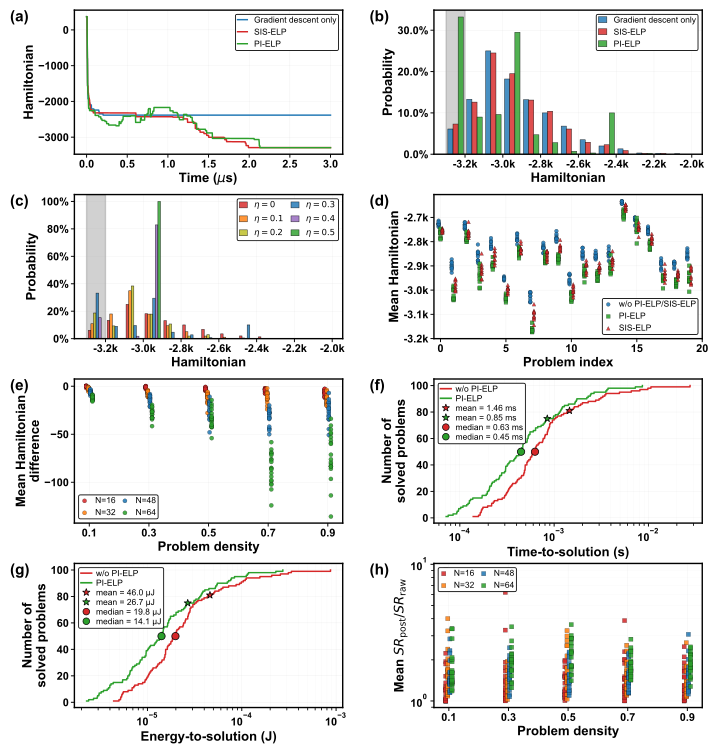

Write the Python code that produced this figure.
import numpy as np
import pandas as pd
import matplotlib.pyplot as plt
import matplotlib.gridspec as gridspec
from matplotlib.ticker import PercentFormatter, FuncFormatter
from matplotlib.lines import Line2D
from pathlib import Path


# ============================================================
# Repository-relative data and output paths
# ============================================================
REPO_ROOT = Path(__file__).resolve().parents[2]
SIMULATION_RESULTS_DIR = REPO_ROOT / "results" / "simulation" / "random_qubo"
MEASUREMENT_RESULTS_DIR = REPO_ROOT / "results" / "measurement" / "random_qubo"

FIGURE_6A_FILE = SIMULATION_RESULTS_DIR / "figure_6a.csv"
FIGURE_6B_FILE = SIMULATION_RESULTS_DIR / "figure_6b.csv"
FIGURE_6C_FILE = SIMULATION_RESULTS_DIR / "figure_6c.csv"
FIGURE_6D_FILE = MEASUREMENT_RESULTS_DIR / "figure_6d.csv"
FIGURE_6E_FILE = MEASUREMENT_RESULTS_DIR / "figure_6e.csv"
FIGURE_6FG_FILE = MEASUREMENT_RESULTS_DIR / "figure_6fg.csv"
FIGURE_6H_FILE = MEASUREMENT_RESULTS_DIR / "figure_6h.csv"
OUTPUT_FILE = REPO_ROOT / "figures" / "figure_6" / "figure_6.pdf"

for input_path in (
    FIGURE_6A_FILE,
    FIGURE_6B_FILE,
    FIGURE_6C_FILE,
    FIGURE_6D_FILE,
    FIGURE_6E_FILE,
    FIGURE_6FG_FILE,
    FIGURE_6H_FILE,
):
    if not input_path.is_file():
        raise FileNotFoundError(f"Required input file not found: {input_path}")


# ============================================================
# Figure dimensions and typography
# ============================================================
MM_TO_IN = 1.0 / 25.4

FIGURE_WIDTH_MM = 183.0
FIGURE_HEIGHT_MM = 244.0 * 0.80

FIGURE_WIDTH = FIGURE_WIDTH_MM * MM_TO_IN
FIGURE_HEIGHT = FIGURE_HEIGHT_MM * MM_TO_IN

FONT_SCALE = FIGURE_WIDTH / 18.3

PANEL_LABEL_FONTSIZE = 28 * FONT_SCALE
LABEL_FONTSIZE = 24 * FONT_SCALE
TICK_FONTSIZE = 20 * FONT_SCALE
LEGEND_FONTSIZE = 15.5 * FONT_SCALE

WSPACE = 0.34
HSPACE = 0.28

PANEL_LABEL_X = -0.24
PANEL_LABEL_Y = 1.00

CURVE_LINEWIDTH = 1.05
GRAY_BAND_ALPHA = 0.36


# ============================================================
# Matplotlib export and font settings
# ============================================================
plt.rcParams["font.family"] = "sans-serif"
plt.rcParams["font.sans-serif"] = ["Arial", "Liberation Sans", "DejaVu Sans"]

plt.rcParams["pdf.fonttype"] = 42
plt.rcParams["ps.fonttype"] = 42

plt.rcParams["axes.linewidth"] = 1.0


# ============================================================
# Color palettes
# ============================================================
method_colors = {
    "Gradient descent only": "#1f77b4",
    "SIS-ELP": "#d62728",
    "PI-ELP": "#2ca02c",
    "w/o PI-ELP/SIS-ELP": "#1f77b4",
    "w/o PI-ELP": "#d62728",
}

N_colors = {
    16: "#d62728",
    32: "#ff7f0e",
    48: "#1f77b4",
    64: "#2ca02c",
}


# ============================================================
# Utility functions
# ============================================================
def clean_numeric(s):
    return pd.to_numeric(s, errors="coerce").replace([np.inf, -np.inf], np.nan)


def k_formatter(x, pos):
    return f"{x / 1000:.1f}k"


def style_legend(leg):
    if leg is None:
        return

    leg.get_frame().set_alpha(1.0)
    leg.get_frame().set_facecolor("white")
    leg.get_frame().set_edgecolor("black")
    leg.get_frame().set_linewidth(0.6)


def style_axes(ax, log=False):
    if log:
        ax.grid(True, which="major", linewidth=0.22, alpha=0.26)
        ax.grid(True, which="minor", linewidth=0.14, alpha=0.18)
    else:
        ax.grid(True, linewidth=0.22, alpha=0.26)

    ax.tick_params(
        axis="both",
        labelsize=TICK_FONTSIZE,
        width=0.7,
        length=2.5,
        pad=1.5,
    )

    for tick in ax.get_xticklabels() + ax.get_yticklabels():
        tick.set_fontweight("bold")

    for spine in ax.spines.values():
        spine.set_linewidth(1.0)


def add_panel_label(ax, label):
    ax.text(
        PANEL_LABEL_X,
        PANEL_LABEL_Y,
        f"({label})",
        transform=ax.transAxes,
        ha="left",
        va="top",
        fontsize=PANEL_LABEL_FONTSIZE,
        fontweight="bold",
        clip_on=False,
    )


def set_label(ax, xlabel=None, ylabel=None):
    if xlabel is not None:
        ax.set_xlabel(
            xlabel,
            fontsize=LABEL_FONTSIZE,
            fontweight="bold",
            labelpad=2.0,
        )

    if ylabel is not None:
        ax.set_ylabel(
            ylabel,
            fontsize=LABEL_FONTSIZE,
            fontweight="bold",
            labelpad=2.0,
        )


def fmt_plain(x, ndigits=1):
    if pd.isna(x):
        return "nan"

    return f"{x:,.{ndigits}f}"


def draw_stat_marker(ax, x, y, color, marker):
    ax.scatter(
        [x],
        [y],
        marker=marker,
        s=28,
        facecolors=color,
        edgecolors="black",
        linewidths=0.55,
        zorder=5,
    )


def add_stats_legend(ax, rows, unit_text, loc="upper left", ndigits=1):
    handles = []
    labels = []

    for row in rows:
        handles.append(Line2D([0], [0], color=row["color"], linewidth=1.2))
        labels.append(row["label"])

    for row in rows:
        handles.append(
            Line2D(
                [0],
                [0],
                marker="*",
                linestyle="None",
                markersize=5.6,
                markerfacecolor=row["color"],
                markeredgecolor="black",
                markeredgewidth=0.5,
                color=row["color"],
            )
        )
        labels.append(f"mean = {fmt_plain(row['mean'], ndigits)} {unit_text}")

    for row in rows:
        handles.append(
            Line2D(
                [0],
                [0],
                marker="o",
                linestyle="None",
                markersize=4.8,
                markerfacecolor=row["color"],
                markeredgecolor="black",
                markeredgewidth=0.5,
                color=row["color"],
            )
        )
        labels.append(f"median = {fmt_plain(row['median'], ndigits)} {unit_text}")

    leg = ax.legend(
        handles,
        labels,
        fontsize=LEGEND_FONTSIZE,
        frameon=True,
        loc=loc,
        handlelength=1.25,
        labelspacing=0.22,
        borderpad=0.28,
        handletextpad=0.52,
    )

    style_legend(leg)

    return leg


def grouped_bar_hist(
    ax,
    data_dict,
    color_dict,
    bin_width=100,
    percent=True,
    shade_first_bin=False,
):
    all_vals = pd.concat(
        [clean_numeric(v) for v in data_dict.values()]
    ).dropna()

    bins = np.arange(
        np.floor(all_vals.min() / bin_width) * bin_width,
        np.ceil(all_vals.max() / bin_width) * bin_width + bin_width,
        bin_width,
    )

    centers = 0.5 * (bins[:-1] + bins[1:])

    n = len(data_dict)
    bar_width = bin_width * 0.82 / n
    offsets = (np.arange(n) - (n - 1) / 2.0) * bar_width

    if shade_first_bin and len(bins) >= 2:
        ax.axvspan(
            bins[0],
            bins[1],
            color="gray",
            alpha=GRAY_BAND_ALPHA,
            zorder=0,
        )

    for i, (label, values) in enumerate(data_dict.items()):
        vals = clean_numeric(values).dropna().values
        counts, _ = np.histogram(vals, bins=bins)

        if percent:
            heights = counts / counts.sum() * 100.0
        else:
            heights = counts

        ax.bar(
            centers + offsets[i],
            heights,
            width=bar_width,
            align="center",
            color=color_dict[label],
            edgecolor="black",
            linewidth=0.35,
            label=label,
            alpha=0.82,
            zorder=2,
        )

    return bins, centers


def half_dot_shift_data(ax, marker_size_s, x_min, x_max, fig_dpi):
    bbox = ax.get_window_extent()
    ax_width_px = bbox.width
    x_range = x_max - x_min

    half_width_points = np.sqrt(marker_size_s) / 2.0
    half_width_px = half_width_points * fig_dpi / 72.0

    return half_width_px * x_range / ax_width_px


# ============================================================
# Load input data
# ============================================================
traj = pd.read_csv(FIGURE_6A_FILE).replace([np.inf, -np.inf], np.nan)
method_hist = pd.read_csv(FIGURE_6B_FILE).replace([np.inf, -np.inf], np.nan)
eta_hist = pd.read_csv(FIGURE_6C_FILE).replace([np.inf, -np.inf], np.nan)
figure_6d = pd.read_csv(FIGURE_6D_FILE).replace([np.inf, -np.inf], np.nan)
figure_6e = pd.read_csv(FIGURE_6E_FILE).replace([np.inf, -np.inf], np.nan)
figure_6fg = pd.read_csv(FIGURE_6FG_FILE).replace([np.inf, -np.inf], np.nan)
figure_6h = pd.read_csv(FIGURE_6H_FILE).replace([np.inf, -np.inf], np.nan)


def require_columns(frame, columns, label):
    missing = [column for column in columns if column not in frame.columns]
    if missing:
        raise ValueError(f"{label} is missing required columns: {missing}")


require_columns(
    traj,
    ["time_s", "gradient_descent_only_H", "sis_elp_H", "pi_elp_H"],
    "trajectory CSV",
)
require_columns(
    method_hist,
    ["gradient_descent_only_H", "sis_elp_H", "pi_elp_H"],
    "method-comparison histogram CSV",
)
require_columns(
    eta_hist,
    ["H_eta_0", "H_eta_0p1", "H_eta_0p2", "H_eta_0p3", "H_eta_0p4", "H_eta_0p5"],
    "eta-sweep CSV",
)
# Panel-specific measurement columns.
require_columns(
    figure_6d,
    [
        "problem", "problem_index", "N", "density", "shuffle", "N_runs",
        "raw_H_nopert", "raw_H_pi_elp", "raw_H_sis_elp",
    ],
    "figure_6d.csv",
)
require_columns(
    figure_6e,
    [
        "problem", "N", "density", "shuffle", "N_runs", "raw_dH",
        "raw_SR99_pert", "raw_SR99_nopert",
        "post_SR99_pert", "post_SR99_nopert",
    ],
    "figure_6e.csv",
)
require_columns(
    figure_6fg,
    [
        "problem", "N", "density",
        "mean_raw_SR99_nopert", "mean_raw_SR99_pert",
        "raw_TTS99_nopert_us", "raw_TTS99_pert_us",
        "raw_ETS99_nopert_nJ", "raw_ETS99_pert_nJ",
    ],
    "figure_6fg.csv",
)
require_columns(
    figure_6h,
    [
        "problem", "N", "density",
        "mean_raw_SR99_pert", "mean_post_SR99_pert", "post_SR99_pert_gain",
    ],
    "figure_6h.csv",
)

# Panel (e) averages the shuffle-level PI-ELP Hamiltonian difference per problem.
pi_avg = (
    figure_6e.groupby(["problem", "N", "density"], as_index=False)["raw_dH"]
    .mean()
)
pi_avg["_problem_index"] = pi_avg["problem"].str.extract(r"graph(\d+)", expand=False).astype(int)

# ============================================================
# Figure layout
# ============================================================
fig = plt.figure(figsize=(FIGURE_WIDTH, FIGURE_HEIGHT))

gs = gridspec.GridSpec(
    4,
    2,
    figure=fig,
    left=0.12,
    right=0.992,
    top=0.988,
    bottom=0.08,
    wspace=WSPACE,
    hspace=HSPACE,
)

axes = [
    fig.add_subplot(gs[i, j])
    for i in range(4)
    for j in range(2)
]

fig.canvas.draw()


# ============================================================
# (a) Energy trajectories
# ============================================================
ax = axes[0]

time_us = traj["time_s"].values * 1e6

trajectory_cols = {
    "Gradient descent only": "gradient_descent_only_H",
    "SIS-ELP": "sis_elp_H",
    "PI-ELP": "pi_elp_H",
}

for label, col in trajectory_cols.items():
    ax.plot(
        time_us,
        traj[col],
        linewidth=CURVE_LINEWIDTH,
        label=label,
        color=method_colors[label],
    )

set_label(ax, r"Time ($\mu$s)", "Hamiltonian")

leg = ax.legend(
    fontsize=LEGEND_FONTSIZE,
    frameon=True,
    loc="upper right",
    handlelength=1.15,
    borderpad=0.25,
)

style_legend(leg)
style_axes(ax)


# ============================================================
# (b) Method-comparison histogram
# ============================================================
ax = axes[1]

method_hist_cols = {
    "Gradient descent only": method_hist["gradient_descent_only_H"],
    "SIS-ELP": method_hist["sis_elp_H"],
    "PI-ELP": method_hist["pi_elp_H"],
}

grouped_bar_hist(
    ax,
    method_hist_cols,
    method_colors,
    bin_width=100,
    percent=True,
    shade_first_bin=True,
)

set_label(ax, "Hamiltonian", "Probability")

ax.yaxis.set_major_formatter(PercentFormatter(xmax=100))
ax.xaxis.set_major_formatter(FuncFormatter(k_formatter))

leg = ax.legend(
    fontsize=LEGEND_FONTSIZE,
    frameon=True,
    loc="upper right",
    handlelength=1.0,
    borderpad=0.25,
)

style_legend(leg)
style_axes(ax)


# ============================================================
# (c) Eta-sweep histogram
# ============================================================
ax = axes[2]

eta_cols = {
    r"$\eta=0$": eta_hist["H_eta_0"],
    r"$\eta=0.1$": eta_hist["H_eta_0p1"],
    r"$\eta=0.2$": eta_hist["H_eta_0p2"],
    r"$\eta=0.3$": eta_hist["H_eta_0p3"],
    r"$\eta=0.4$": eta_hist["H_eta_0p4"],
    r"$\eta=0.5$": eta_hist["H_eta_0p5"],
}

eta_colors = {
    r"$\eta=0$": "#d62728",
    r"$\eta=0.1$": "#ff7f0e",
    r"$\eta=0.2$": "#bcbd22",
    r"$\eta=0.3$": "#1f77b4",
    r"$\eta=0.4$": "#9467bd",
    r"$\eta=0.5$": "#2ca02c",
}

grouped_bar_hist(
    ax,
    eta_cols,
    eta_colors,
    bin_width=100,
    percent=True,
    shade_first_bin=True,
)

set_label(ax, "Hamiltonian", "Probability")

ax.yaxis.set_major_formatter(PercentFormatter(xmax=100))
ax.xaxis.set_major_formatter(FuncFormatter(k_formatter))

leg = ax.legend(
    fontsize=LEGEND_FONTSIZE,
    frameon=True,
    loc="upper right",
    ncol=2,
    handlelength=0.95,
    columnspacing=0.75,
    borderpad=0.25,
)

style_legend(leg)
style_axes(ax)


# ============================================================
# (d) Shuffle-level comparison
# ============================================================
ax = axes[3]

panel_d = figure_6d.copy()

marker_s_d = 7.5

x_min_d, x_max_d = -0.5, 19.5
ax.set_xlim(x_min_d, x_max_d)

shift_d = half_dot_shift_data(
    ax,
    marker_s_d,
    x_min_d,
    x_max_d,
    fig.dpi,
)

scatter_specs_d = [
    ("w/o PI-ELP/SIS-ELP", "raw_H_nopert", -shift_d, "o"),
    ("PI-ELP", "raw_H_pi_elp", 0.0, "s"),
    ("SIS-ELP", "raw_H_sis_elp", shift_d, "^"),
]

for label, col, offset, marker in scatter_specs_d:
    values = clean_numeric(panel_d[col])
    mask = values.notna()
    ax.scatter(
        panel_d.loc[mask, "problem_index"] + offset,
        values[mask],
        s=marker_s_d,
        marker=marker,
        alpha=0.86,
        linewidths=0.16,
        edgecolors="black",
        color=method_colors[label],
        label=label,
    )

set_label(ax, "Problem index", "Mean Hamiltonian")

ax.yaxis.set_major_formatter(FuncFormatter(k_formatter))
ax.set_xticks(np.arange(0, 21, 5))

leg = ax.legend(
    fontsize=LEGEND_FONTSIZE,
    frameon=True,
    loc="lower right",
    handlelength=0.9,
    borderpad=0.25,
)

style_legend(leg)
style_axes(ax)


# ============================================================
# (e) Mean Hamiltonian difference
# ============================================================
ax = axes[4]

sizes = sorted(pi_avg["N"].dropna().unique())

marker_s_e = 9.0

x_min_e, x_max_e = 0.05, 0.95
ax.set_xlim(x_min_e, x_max_e)

shift_e = half_dot_shift_data(
    ax,
    marker_s_e,
    x_min_e,
    x_max_e,
    fig.dpi,
)

e_offsets = [
    (-1.5 + i) * shift_e
    for i in range(len(sizes))
]

for N, offset in zip(sizes, e_offsets):
    sub = pi_avg[pi_avg["N"] == N].copy()
    sub = sub.sort_values(["density", "_problem_index"], kind="stable")

    ax.scatter(
        sub["density"] + offset,
        sub["raw_dH"],
        s=marker_s_e,
        alpha=0.86,
        color=N_colors.get(N, None),
        edgecolors="black",
        linewidths=0.16,
        label=f"N={N}",
    )

set_label(ax, "Problem density", "Mean Hamiltonian\ndifference")

ax.set_xticks(np.arange(0.1, 1.0, 0.2))

leg = ax.legend(
    fontsize=LEGEND_FONTSIZE,
    frameon=True,
    loc="lower left",
    ncol=2,
    handlelength=0.9,
    columnspacing=0.65,
    borderpad=0.25,
)

style_legend(leg)
style_axes(ax)


# ============================================================
# (f) Time-to-solution distribution for N=64
# ============================================================
ax = axes[5]

series_info_tts = [
    {
        "plot_vals": figure_6fg["raw_TTS99_nopert_us"] / 1e6,   # plot in seconds
        "legend_vals": figure_6fg["raw_TTS99_nopert_us"] / 1000.0,  # display legend statistics in ms
        "label": "w/o PI-ELP",
        "color": method_colors["w/o PI-ELP"],
    },
    {
        "plot_vals": figure_6fg["raw_TTS99_pert_us"] / 1e6,   # plot in seconds
        "legend_vals": figure_6fg["raw_TTS99_pert_us"] / 1000.0,  # display legend statistics in ms
        "label": "PI-ELP",
        "color": method_colors["PI-ELP"],
    },
]

rows = []

for s in series_info_tts:
    x = (
        pd.Series(s["plot_vals"])
        .replace([np.inf, -np.inf], np.nan)
        .dropna()
    )
    x = x[x > 0].sort_values().reset_index(drop=True)

    y = np.arange(1, len(x) + 1)

    ax.step(
        x,
        y,
        where="post",
        linewidth=CURVE_LINEWIDTH,
        color=s["color"],
        label=s["label"],
    )

    mean_plot = float(x.mean())
    median_plot = float(x.median())

    mean_y = int((x <= mean_plot).sum())
    median_y = int((x <= median_plot).sum())

    draw_stat_marker(ax, mean_plot, mean_y, s["color"], "*")
    draw_stat_marker(ax, median_plot, median_y, s["color"], "o")

    legend_vals = (
        pd.Series(s["legend_vals"])
        .replace([np.inf, -np.inf], np.nan)
        .dropna()
    )
    legend_vals = legend_vals[legend_vals > 0]

    rows.append(
        {
            "label": s["label"],
            "color": s["color"],
            "mean": float(legend_vals.mean()),
            "median": float(legend_vals.median()),
        }
    )

ax.set_xscale("log")

set_label(
    ax,
    "Time-to-solution (s)",
    "Number of\nsolved problems",
)

add_stats_legend(ax, rows, "ms", loc="upper left", ndigits=2)

style_axes(ax, log=True)


# ============================================================
# (g) Energy-to-solution distribution for N=64
# ============================================================
ax = axes[6]

series_info_ets = [
    {
        "plot_vals": figure_6fg["raw_ETS99_nopert_nJ"] / 1e9,
        "legend_vals": figure_6fg["raw_ETS99_nopert_nJ"] / 1000.0,
        "label": "w/o PI-ELP",
        "color": method_colors["w/o PI-ELP"],
    },
    {
        "plot_vals": figure_6fg["raw_ETS99_pert_nJ"] / 1e9,
        "legend_vals": figure_6fg["raw_ETS99_pert_nJ"] / 1000.0,
        "label": "PI-ELP",
        "color": method_colors["PI-ELP"],
    },
]

rows = []

for s in series_info_ets:
    x = (
        pd.Series(s["plot_vals"])
        .replace([np.inf, -np.inf], np.nan)
        .dropna()
    )
    x = x[x > 0].sort_values().reset_index(drop=True)

    y = np.arange(1, len(x) + 1)

    ax.step(
        x,
        y,
        where="post",
        linewidth=CURVE_LINEWIDTH,
        color=s["color"],
        label=s["label"],
    )

    mean_plot = float(x.mean())
    median_plot = float(x.median())

    mean_y = int((x <= mean_plot).sum())
    median_y = int((x <= median_plot).sum())

    draw_stat_marker(ax, mean_plot, mean_y, s["color"], "*")
    draw_stat_marker(ax, median_plot, median_y, s["color"], "o")

    legend_vals = (
        pd.Series(s["legend_vals"])
        .replace([np.inf, -np.inf], np.nan)
        .dropna()
    )
    legend_vals = legend_vals[legend_vals > 0]

    rows.append(
        {
            "label": s["label"],
            "color": s["color"],
            "mean": float(legend_vals.mean()),
            "median": float(legend_vals.median()),
        }
    )

ax.set_xscale("log")

set_label(
    ax,
    "Energy-to-solution (J)",
    "Number of\nsolved problems",
)

add_stats_legend(ax, rows, "µJ", loc="upper left")

style_axes(ax, log=True)


# ============================================================
# (h) Success-rate gain
# ============================================================
ax = axes[7]

marker_s_h = 9.2

x_min_h, x_max_h = 0.05, 0.95
ax.set_xlim(x_min_h, x_max_h)

shift_h = half_dot_shift_data(
    ax,
    marker_s_h,
    x_min_h,
    x_max_h,
    fig.dpi,
)

h_offsets = [
    (-1.5 + i) * shift_h
    for i in range(len(sizes))
]

for N, offset in zip(sizes, h_offsets):
    sub = figure_6h[figure_6h["N"] == N].copy()
    sub["_problem_index"] = sub["problem"].str.extract(r"graph(\d+)", expand=False).astype(int)
    sub = sub.sort_values(["density", "_problem_index"], kind="stable")

    y_pi = clean_numeric(sub["post_SR99_pert_gain"])
    mask_pi = y_pi > 0

    ax.scatter(
        sub.loc[mask_pi, "density"] + offset,
        y_pi[mask_pi],
        s=marker_s_h,
        marker="s",
        alpha=0.86,
        color=N_colors.get(N, None),
        edgecolors="black",
        linewidths=0.16,
        label=f"N={N}",
    )

ax.set_yscale("log")

set_label(ax, "Problem density", r"Mean $SR_{\mathrm{post}}/SR_{\mathrm{raw}}$")

ax.set_xticks(np.arange(0.1, 1.0, 0.2))

handles, labels = ax.get_legend_handles_labels()

uniq = {}

for h, l in zip(handles, labels):
    if l not in uniq:
        uniq[l] = h

leg = ax.legend(
    list(uniq.values()),
    list(uniq.keys()),
    fontsize=LEGEND_FONTSIZE,
    frameon=True,
    loc="upper left",
    ncol=2,
    handlelength=0.8,
    columnspacing=0.7,
    borderpad=0.25,
)

style_legend(leg)
style_axes(ax, log=True)


# ============================================================
# Panel labels
# ============================================================
for ax, label in zip(axes, list("abcdefgh")):
    add_panel_label(ax, label)


# ============================================================
# Save figure outputs
# ============================================================
fig.savefig(OUTPUT_FILE, bbox_inches="tight")
print(f"Saved {OUTPUT_FILE}")
plt.close(fig)
